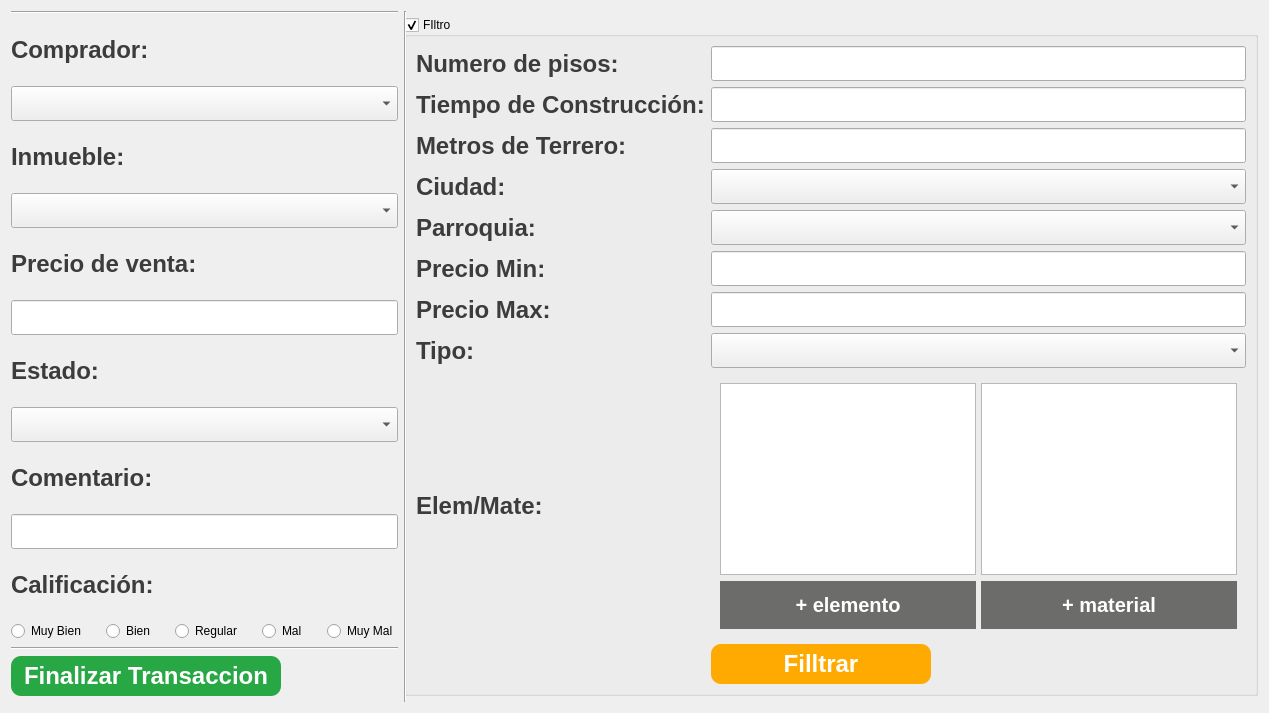
                   <widget class="QWidget" name="pg_Compra">
                    <property name="styleSheet">
                     <string notr="true">
QLabel
{
    color: rgb(60, 60, 60);
	font: bold 24px;
}


QPushButton{
font: bold 24px;
color: rgb(255, 255, 255);
background-color: rgb(40, 167, 69);
border-top-left-radius: 10px;
border-bottom-left-radius: 10px;
border-bottom-right-radius: 10px;
border-top-right-radius: 10px;
}


QPushButton:hover{
background-color: rgb(170, 170, 170);
border-top-left-radius: 10px;
border-bottom-left-radius: 10px;
border-bottom-right-radius: 10px;
border-top-right-radius: 10px;
color:rgb(35, 35, 35);
}</string>
                    </property>
                    <layout class="QGridLayout" name="gridLayout_12">
                     <item row="1" column="2" rowspan="2" colspan="2">
                      <widget class="QGroupBox" name="gp_filtro_compra">
                       <property name="title">
                        <string>FIltro</string>
                       </property>
                       <property name="checkable">
                        <bool>true</bool>
                       </property>
                       <layout class="QVBoxLayout" name="verticalLayout_15">
                        <item>
                         <layout class="QGridLayout" name="gridLayout_4">
                          <item row="1" column="0">
                           <widget class="QLabel" name="label_44">
                            <property name="text">
                             <string>Tiempo de Construcción:</string>
                            </property>
                           </widget>
                          </item>
                          <item row="4" column="1">
                           <widget class="QComboBox" name="cbx_ciudad_compra">
                            <property name="font">
                             <font>
                              <family>Arial Rounded MT Bold</family>
                              <pointsize>14</pointsize>
                             </font>
                            </property>
                           </widget>
                          </item>
                          <item row="5" column="1">
                           <widget class="QComboBox" name="cbx_parroquia_compra">
                            <property name="font">
                             <font>
                              <family>Arial Rounded MT Bold</family>
                              <pointsize>14</pointsize>
                             </font>
                            </property>
                           </widget>
                          </item>
                          <item row="6" column="0">
                           <widget class="QLabel" name="label_49">
                            <property name="text">
                             <string>Precio Min:</string>
                            </property>
                           </widget>
                          </item>
                          <item row="1" column="1">
                           <widget class="QLineEdit" name="txt_anioC_compra">
                            <property name="font">
                             <font>
                              <family>Arial Rounded MT Bold</family>
                              <pointsize>14</pointsize>
                             </font>
                            </property>
                           </widget>
                          </item>
                          <item row="0" column="0">
                           <widget class="QLabel" name="label_34">
                            <property name="text">
                             <string>Numero de pisos:</string>
                            </property>
                           </widget>
                          </item>
                          <item row="0" column="1">
                           <widget class="QLineEdit" name="txt_numPisos_compra">
                            <property name="font">
                             <font>
                              <family>Arial Rounded MT Bold</family>
                              <pointsize>14</pointsize>
                             </font>
                            </property>
                           </widget>
                          </item>
                          <item row="3" column="0">
                           <widget class="QLabel" name="label_45">
                            <property name="text">
                             <string>Metros de Terrero:</string>
                            </property>
                           </widget>
                          </item>
                          <item row="6" column="1">
                           <widget class="QLineEdit" name="txt_precioMin_compra">
                            <property name="font">
                             <font>
                              <family>Arial Rounded MT Bold</family>
                              <pointsize>14</pointsize>
                             </font>
                            </property>
                           </widget>
                          </item>
                          <item row="5" column="0">
                           <widget class="QLabel" name="label_46">
                            <property name="text">
                             <string>Parroquia:</string>
                            </property>
                           </widget>
                          </item>
                          <item row="3" column="1">
                           <widget class="QLineEdit" name="txt_metroTerre_compra">
                            <property name="font">
                             <font>
                              <family>Arial Rounded MT Bold</family>
                              <pointsize>14</pointsize>
                             </font>
                            </property>
                           </widget>
                          </item>
                          <item row="4" column="0">
                           <widget class="QLabel" name="label_3">
                            <property name="text">
                             <string>Ciudad:</string>
                            </property>
                           </widget>
                          </item>
                          <item row="7" column="0">
                           <widget class="QLabel" name="label_51">
                            <property name="text">
                             <string>Precio Max:</string>
                            </property>
                           </widget>
                          </item>
                          <item row="7" column="1">
                           <widget class="QLineEdit" name="txt_precioMax_compra">
                            <property name="font">
                             <font>
                              <family>Arial Rounded MT Bold</family>
                              <pointsize>14</pointsize>
                             </font>
                            </property>
                            <property name="text">
                             <string/>
                            </property>
                           </widget>
                          </item>
                          <item row="9" column="1">
                           <widget class="QFrame" name="horizontalFrame_3">
                            <property name="styleSheet">
                             <string notr="true">QPushButton{
padding: 12;
font: bold 20px;
color: rgb(255, 255, 255);
background-color: rgb(108, 108, 106);
border-top-left-radius: 0px;
border-bottom-left-radius: 0px;
border-bottom-right-radius:0px;
border-top-right-radius: 0px;
}


QPushButton:hover{
background-color: rgb(170, 170, 170);
border-top-left-radius: 0px;
border-bottom-left-radius: 0px;
border-bottom-right-radius: 0px;
border-top-right-radius: 0px;
color:rgb(35, 35, 35);
}
</string>
                            </property>
                            <layout class="QHBoxLayout" name="horizontalLayout_20">
                             <item>
                              <layout class="QGridLayout" name="gridLayout_11">
                               <property name="sizeConstraint">
                                <enum>QLayout::SetMaximumSize</enum>
                               </property>
                               <property name="horizontalSpacing">
                                <number>5</number>
                               </property>
                               <property name="verticalSpacing">
                                <number>6</number>
                               </property>
                               <item row="1" column="1">
                                <widget class="QPushButton" name="pushButton_16">
                                 <property name="text">
                                  <string>+ material</string>
                                 </property>
                                </widget>
                               </item>
                               <item row="0" column="0">
                                <widget class="QListWidget" name="list_elemento_compra"/>
                               </item>
                               <item row="0" column="1">
                                <widget class="QListWidget" name="list_material_compra"/>
                               </item>
                               <item row="1" column="0">
                                <widget class="QPushButton" name="pushButton_17">
                                 <property name="text">
                                  <string>+ elemento</string>
                                 </property>
                                </widget>
                               </item>
                              </layout>
                             </item>
                            </layout>
                           </widget>
                          </item>
                          <item row="10" column="1">
                           <widget class="QPushButton" name="btn_filtrar_compra">
                            <property name="minimumSize">
                             <size>
                              <width>90</width>
                              <height>40</height>
                             </size>
                            </property>
                            <property name="maximumSize">
                             <size>
                              <width>220</width>
                              <height>16777215</height>
                             </size>
                            </property>
                            <property name="styleSheet">
                             <string notr="true">background-color: rgb(255, 170, 0);</string>
                            </property>
                            <property name="text">
                             <string>Filltrar</string>
                            </property>
                           </widget>
                          </item>
                          <item row="9" column="0">
                           <widget class="QLabel" name="label_52">
                            <property name="font">
                             <font>
                              <pointsize>-1</pointsize>
                              <weight>75</weight>
                              <italic>false</italic>
                              <bold>true</bold>
                             </font>
                            </property>
                            <property name="text">
                             <string>Elem/Mate:</string>
                            </property>
                           </widget>
                          </item>
                          <item row="8" column="0">
                           <widget class="QLabel" name="label_26">
                            <property name="text">
                             <string>Tipo:</string>
                            </property>
                           </widget>
                          </item>
                          <item row="8" column="1">
                           <widget class="QComboBox" name="cbx_tipoInm_compra">
                            <property name="font">
                             <font>
                              <family>Arial Rounded MT Bold</family>
                              <pointsize>14</pointsize>
                             </font>
                            </property>
                           </widget>
                          </item>
                         </layout>
                        </item>
                       </layout>
                      </widget>
                     </item>
                     <item row="0" column="0" rowspan="2">
                      <layout class="QVBoxLayout" name="verticalLayout_23">
                       <item>
                        <widget class="Line" name="line_9">
                         <property name="orientation">
                          <enum>Qt::Horizontal</enum>
                         </property>
                        </widget>
                       </item>
                       <item>
                        <widget class="QLabel" name="label_47">
                         <property name="text">
                          <string>Comprador:</string>
                         </property>
                        </widget>
                       </item>
                       <item>
                        <widget class="QComboBox" name="cbx_comprador_compra">
                         <property name="font">
                          <font>
                           <family>Arial Rounded MT Bold</family>
                           <pointsize>14</pointsize>
                          </font>
                         </property>
                        </widget>
                       </item>
                       <item>
                        <widget class="QLabel" name="label_48">
                         <property name="text">
                          <string>Inmueble:</string>
                         </property>
                        </widget>
                       </item>
                       <item>
                        <widget class="QComboBox" name="cbx_inmueble_compra">
                         <property name="font">
                          <font>
                           <family>Arial Rounded MT Bold</family>
                           <pointsize>14</pointsize>
                          </font>
                         </property>
                        </widget>
                       </item>
                       <item>
                        <widget class="QLabel" name="label">
                         <property name="text">
                          <string>Precio de venta:</string>
                         </property>
                        </widget>
                       </item>
                       <item>
                        <widget class="QLineEdit" name="txt_precioVenta_compra">
                         <property name="font">
                          <font>
                           <family>Arial Rounded MT Bold</family>
                           <pointsize>14</pointsize>
                          </font>
                         </property>
                        </widget>
                       </item>
                       <item>
                        <widget class="QLabel" name="label_12">
                         <property name="text">
                          <string>Estado:</string>
                         </property>
                        </widget>
                       </item>
                       <item>
                        <widget class="QComboBox" name="cbx_estado_compra">
                         <property name="font">
                          <font>
                           <family>Arial Rounded MT Bold</family>
                           <pointsize>14</pointsize>
                          </font>
                         </property>
                        </widget>
                       </item>
                       <item>
                        <widget class="QLabel" name="label_30">
                         <property name="text">
                          <string>Comentario:</string>
                         </property>
                        </widget>
                       </item>
                       <item>
                        <widget class="QLineEdit" name="txt_comentario_compra">
                         <property name="font">
                          <font>
                           <family>Arial Rounded MT Bold</family>
                           <pointsize>14</pointsize>
                          </font>
                         </property>
                        </widget>
                       </item>
                       <item>
                        <widget class="QLabel" name="label_43">
                         <property name="text">
                          <string>Calificación:</string>
                         </property>
                        </widget>
                       </item>
                       <item>
                        <layout class="QHBoxLayout" name="horizontalLayout_22">
                         <property name="spacing">
                          <number>20</number>
                         </property>
                         <item>
                          <widget class="QRadioButton" name="rb_muybien">
                           <property name="text">
                            <string>Muy Bien</string>
                           </property>
                          </widget>
                         </item>
                         <item>
                          <widget class="QRadioButton" name="rb_bien">
                           <property name="text">
                            <string>Bien</string>
                           </property>
                          </widget>
                         </item>
                         <item>
                          <widget class="QRadioButton" name="rb_regular">
                           <property name="text">
                            <string>Regular</string>
                           </property>
                          </widget>
                         </item>
                         <item>
                          <widget class="QRadioButton" name="rb_mal">
                           <property name="text">
                            <string>Mal</string>
                           </property>
                          </widget>
                         </item>
                         <item>
                          <widget class="QRadioButton" name="rb_muyMal">
                           <property name="text">
                            <string>Muy Mal</string>
                           </property>
                          </widget>
                         </item>
                        </layout>
                       </item>
                      </layout>
                     </item>
                     <item row="0" column="1" rowspan="4" colspan="2">
                      <widget class="Line" name="line_7">
                       <property name="orientation">
                        <enum>Qt::Vertical</enum>
                       </property>
                      </widget>
                     </item>
                     <item row="2" column="0">
                      <layout class="QVBoxLayout" name="verticalLayout_21">
                       <item>
                        <widget class="Line" name="line_8">
                         <property name="orientation">
                          <enum>Qt::Horizontal</enum>
                         </property>
                        </widget>
                       </item>
                       <item>
                        <widget class="QPushButton" name="btn_finalizarTran_compra">
                         <property name="minimumSize">
                          <size>
                           <width>270</width>
                           <height>40</height>
                          </size>
                         </property>
                         <property name="maximumSize">
                          <size>
                           <width>220</width>
                           <height>16777215</height>
                          </size>
                         </property>
                         <property name="text">
                          <string>Finalizar Transaccion</string>
                         </property>
                        </widget>
                       </item>
                      </layout>
                     </item>
                    </layout>
                   </widget>
